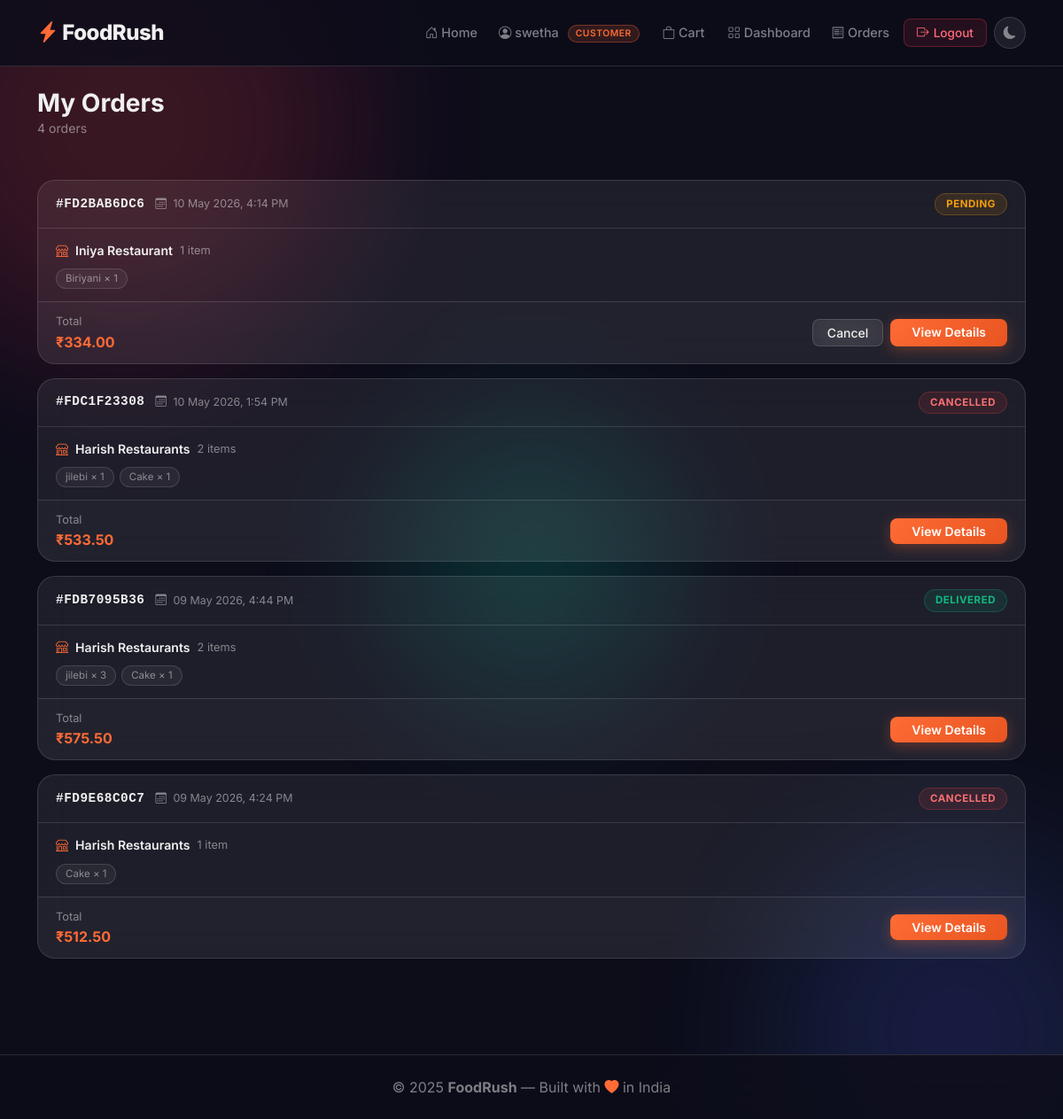
/orders/orders/ (signed in), run on the app's committed database.
### accounts/models.py (models this page shows, shortened)
class User(AbstractUser):
    ROLE_CHOICES = [('customer', 'Customer'), ('restaurant', 'Restaurant')]
    role = models.CharField(max_length=20, choices=ROLE_CHOICES, default='customer')
    phone = models.CharField(max_length=15, blank=True)
    profile_pic = models.ImageField(upload_to='profiles/', blank=True)

### orders/models.py (models this page shows, shortened)
class Order(models.Model):
    PAYMENT_METHOD = [
        ('cod',    'Cash on Delivery'),
        ('upi',    'UPI'),
        ('card',   'Credit / Debit Card'),
        ('wallet', 'Wallet'),
    ]
    ORDER_STATUS = [
        ('pending',    'Pending'),
        ('confirmed',  'Confirmed'),
        ('preparing',  'Preparing'),
        ('out',        'Out for Delivery'),
        ('delivered',  'Delivered'),
        ('cancelled',  'Cancelled'),
    ]
    order_number    = models.CharField(
        max_length=12,
        unique=True,
        editable=False
    )
    user            = models.ForeignKey(
        settings.AUTH_USER_MODEL,
        on_delete=models.SET_NULL,
        null=True,
        related_name='orders'
    )
    restaurant      = models.ForeignKey(
        RestaurantProfile,
        on_delete=models.SET_NULL,
        null=True,
        related_name='orders'
    )
    delivery_name   = models.CharField(max_length=100)
    delivery_phone  = models.CharField(max_length=15)
    delivery_address= models.TextField()
    delivery_city   = models.CharField(max_length=100)
    delivery_pincode= models.CharField(max_length=10)
    subtotal        = models.DecimalField(
        max_digits=10, decimal_places=2
    )
    delivery_fee    = models.DecimalField(
        max_digits=6, decimal_places=2, default=40
    )
    taxes           = models.DecimalField(
        max_digits=8, decimal_places=2, default=0
    )
    applied_offer_code = models.CharField(max_length=20, blank=True)
    discount_amount    = models.DecimalField(
        max_digits=8, decimal_places=2, default=0
    )
    created_at = models.DateTimeField(auto_now_add=True)
    updated_at = models.DateTimeField(auto_now=True)
    total_amount    = models.DecimalField(
        max_digits=10, decimal_places=2
    )
    payment_method  = models.CharField(
        max_length=10,
        choices=PAYMENT_METHOD,
        default='cod'
    )
    is_paid         = models.BooleanField(default=False)
    paid_at         = models.DateTimeField(null=True, blank=True)
    status          = models.CharField(
        max_length=15,
        choices=ORDER_STATUS,
        default='pending'
    )
    special_instructions = models.TextField(blank=True)
    placed_at       = models.DateTimeField(auto_now_add=True)
    updated_at      = models.DateTimeField(auto_now=True)
    estimated_delivery = models.DateTimeField(null=True, blank=True)
    class Meta:
        ordering    = ['-placed_at']
        verbose_name= 'Order'
    @property
    def can_cancel(self):
        return self.status in ('pending', 'confirmed')

class OrderItem(models.Model):
    order      = models.ForeignKey(
        Order,
        on_delete=models.CASCADE,
        related_name='items'
    )
    menu_item  = models.ForeignKey(
        MenuItem,
        on_delete=models.SET_NULL,
        null=True
    )
    item_name  = models.CharField(max_length=150)
    item_price = models.DecimalField(max_digits=8, decimal_places=2)
    item_type  = models.CharField(max_length=10, default='veg')
    quantity   = models.PositiveIntegerField()
    class Meta:
        verbose_name = 'Order Item'

### restaurants/models.py (models this page shows, shortened)
class RestaurantProfile(models.Model):
    CUISINE_CHOICES = [
        ('indian',      'Indian'),
        ('chinese',     'Chinese'),
        ('continental', 'Continental'),
        ('italian',     'Italian'),
        ('mexican',     'Mexican'),
        ('fast_food',   'Fast Food'),
        ('south_indian','South Indian'),
        ('north_indian','North Indian'),
        ('bakery',      'Bakery & Desserts'),
        ('beverages',   'Beverages'),
        ('other',       'Other'),
    ]
    VERIFICATION_STATUS = [
        ('pending',   'Pending Review'),
        ('approved',  'Approved'),
        ('rejected',  'Rejected'),
        ('suspended', 'Suspended'),
    ]
    user = models.OneToOneField(
        settings.AUTH_USER_MODEL,
        on_delete=models.CASCADE,
        related_name='restaurant_profile'
    )
    restaurant_name  = models.CharField(max_length=150)
    owner_name       = models.CharField(max_length=100)
    owner_email      = models.EmailField()
    owner_phone      = models.CharField(max_length=15)
    alternate_phone  = models.CharField(max_length=15, blank=True)
    cuisine_type     = models.CharField(max_length=30, choices=CUISINE_CHOICES, default='other')
    description      = models.TextField(blank=True)
    cover_image      = models.ImageField(
        upload_to=restaurant_image_path,
        blank=True, null=True
    )
    address_line1 = models.CharField(max_length=255)
    address_line2 = models.CharField(max_length=255, blank=True)
    city          = models.CharField(max_length=100)
    state         = models.CharField(max_length=100)
    pincode       = models.CharField(max_length=10)
    landmark      = models.CharField(max_length=150, blank=True)
    fssai_license_number   = models.CharField(max_length=20, unique=True)
    business_license_number= models.CharField(max_length=50, blank=True)
    gst_number             = models.CharField(max_length=20, blank=True)
    pan_number             = models.CharField(max_length=15, blank=True)
    opening_time   = models.TimeField(default='09:00')
    closing_time   = models.TimeField(default='22:00')
    avg_delivery_time = models.PositiveIntegerField(
        default=30, help_text="Average delivery time in minutes"
    )
    min_order_amount  = models.DecimalField(
        max_digits=8, decimal_places=2, default=0.00
    )
    is_open = models.BooleanField(default=True)
    accepts_online_orders = models.BooleanField(default=True)
    total_orders = models.PositiveIntegerField(default=0)
    is_verified         = models.BooleanField(default=False)
    verification_status = models.CharField(
        max_length=20,
        choices=VERIFICATION_STATUS,
        default='pending'
    )
    rejection_reason    = models.TextField(blank=True)
    verified_at         = models.DateTimeField(null=True, blank=True)
    verified_by         = models.ForeignKey(
        settings.AUTH_USER_MODEL,
        on_delete=models.SET_NULL,
        null=True, blank=True,
        related_name='verified_restaurants'
    )
    submitted_at = models.DateTimeField(auto_now_add=True)
    updated_at   = models.DateTimeField(auto_now=True)
    class Meta:
        verbose_name        = 'Restaurant Profile'
        verbose_name_plural = 'Restaurant Profiles'
        ordering            = ['-submitted_at']

### orders/views.py (the view)
@login_required
@customer_required
def order_history(request):
    orders = Order.objects.filter(
        user=request.user
    ).prefetch_related('items').order_by('-placed_at')
    return render(request, 'orders/order_history.html', {
        'orders': orders
    })

### templates/orders/order_history.html (shortened to what this page needs)
{% extends 'base.html' %}
{% load static %}
{% block extra_css %}
<link rel="stylesheet" href="{% static 'style/customer.css' %}">
<link rel="stylesheet" href="{% static 'style/checkout.css' %}">
{% endblock %}
{% block content %}
<div style="padding: 100px 0 60px;">
<div class="container">
    <div class="d-flex align-items-center gap-3 mb-5">
        <div>
            <h3 class="fw-700 mb-0">My Orders</h3>
            <p style="color:var(--text-muted);
                       font-size:0.88rem; margin:0;">
                {{ orders.count }} order{{ orders.count|pluralize }}
            </p>
        </div>
    </div>
    {% if orders %}
    <div class="orders-list">
        {% for order in orders %}
        <div class="order-card">
            <div class="order-card-header">
                <div class="order-meta">
                    <span class="order-number">
                        #{{ order.order_number }}
                    </span>
                    <span class="order-date">
                        <i class="bi bi-calendar3 me-1"></i>
                        {{ order.placed_at|date:"d M Y, g:i A" }}
                    </span>
                </div>
                <span class="order-status-badge status-{{ order.status }}">
                    {{ order.get_status_display }}
                </span>
            </div>
            <div class="order-card-body">
                <div class="order-restaurant">
                    <i class="bi bi-shop text-accent me-2"></i>
                    <span class="fw-600">
                        {{ order.restaurant.restaurant_name }}
                    </span>
                    <span style="color:var(--text-muted);
                                  font-size:0.8rem; margin-left:8px;">
                        {{ order.items.count }}
                        item{{ order.items.count|pluralize }}
                    </span>
                </div>
                <div class="order-items-preview">
                    {% for oi in order.items.all|slice:":3" %}
                    <span class="order-item-chip">
                        {{ oi.item_name }} × {{ oi.quantity }}
                    </span>
                    {% endfor %}
                </div>
            </div>
            <div class="order-card-footer">
                <div class="order-total">
                    <span style="color:var(--text-muted);
                                  font-size:0.8rem;">Total</span>
                    <span class="text-accent fw-700">
                        ₹{{ order.total_amount }}
                    </span>
                </div>
                <div class="d-flex gap-2">
                    {% if order.can_cancel %}
                    <form method="POST"
                          action="{% url 'cancel_order' order.order_number %}">
                        <button type="submit"
                                class="btn btn-glass btn-sm px-3"
                                onclick="return confirm(
                                    'Cancel this order?')">
                            Cancel
                        </button>
                    </form>
                    {% endif %}
                    <a href="{% url 'order_detail' order.order_number %}"
                       class="btn btn-accent btn-sm px-4">
                        View Details
                    </a>
                </div>
            </div>
        </div>
        {% endfor %}
    </div>
    {% endif %}
</div>
</div>
{% endblock %}

### templates/base.html (shortened to what this page needs)
{% load static %}
<!DOCTYPE html>
<html lang="en" data-theme="dark">
<head>
    <link href="https://cdn.jsdelivr.net/npm/bootstrap@5.3.0/dist/css/bootstrap.min.css"
          rel="stylesheet">
    <link href="https://cdn.jsdelivr.net/npm/bootstrap-icons@1.10.5/font/bootstrap-icons.css"
          rel="stylesheet">
    <link rel="stylesheet" href="{% static 'style/style.css' %}">
    {% block extra_css %}{% endblock %}
</head>
<body>
    <div class="bg-blob blob-1"></div>
    <div class="bg-blob blob-2"></div>
    <div class="bg-blob blob-3"></div>
    <nav class="navbar navbar-expand-lg glass-navbar fixed-top">
        <div class="container">
            <a class="navbar-brand brand-logo" href="{% url 'landing' %}">
                <i class="bi bi-lightning-charge-fill text-accent"></i>
                FoodRush
            </a>
            <div class="collapse navbar-collapse" id="navbarNav">
                <ul class="navbar-nav ms-auto align-items-center gap-2">
                    <li class="nav-item">
                        <a class="nav-link" href="{% url 'landing' %}">
                            <i class="bi bi-house-door"></i> Home
                        </a>
                    </li>
                    {% if user.is_authenticated %}
                        <li class="nav-item">
                            <span class="nav-link"
                                  style="color:var(--text-muted);">
                                <i class="bi bi-person-circle"></i>
                                {{ user.username }}
                                <span class="role-badge">
                                    {{ user.role }}
                                </span>
                            </span>
                        </li>
                        {% if user.role == 'customer' %}
                            <li class="nav-item">
                                <a class="nav-link cart-nav-link"
                                   href="{% url 'cart_detail' %}">
                                    <i class="bi bi-bag"></i>
                                    Cart
                                </a>
                            </li>
                            <li class="nav-item">
                                <a class="nav-link"
                                   href="{% url 'customer_dashboard' %}">
                                    <i class="bi bi-grid"></i>
                                    Dashboard
                                </a>
                            </li>
                            <li class="nav-item">
                                <a class="nav-link"
                                   href="{% url 'order_history' %}">
                                    <i class="bi bi-receipt"></i>
                                    Orders
                                </a>
                            </li>
                        {% endif %}
                        <li class="nav-item">
                            <a class="btn btn-glass-danger btn-sm"
                               href="{% url 'logout' %}">
                                <i class="bi bi-box-arrow-right"></i>
                                Logout
                            </a>
                        </li>
                    {% endif %}
                    <li class="nav-item">
                        <button class="theme-toggle-btn"
                                id="themeToggle"
                                title="Toggle theme"
                                aria-label="Toggle theme">
                            <i class="bi bi-moon-fill"
                               id="themeIcon"></i>
                        </button>
                    </li>
                </ul>
            </div>
        </div>
    </nav>
    <main>{% block content %}{% endblock %}</main>
    <footer class="glass-footer mt-5 py-4">
        <div class="container text-center">
            <p class="mb-0 text-muted-light">
                © 2025 <strong>FoodRush</strong> —
                Built with
                <i class="bi bi-heart-fill text-accent"></i>
                in India
            </p>
        </div>
    </footer>
</body>
</html>

### data on the page
User: username "swetha", role "CUSTOMER"
Order: order_number "FD2BAB6DC6", placed_at "10 May 2026, 4:14 PM", status "PENDING", restaurant.restaurant_name "Iniya Restaurant", items.count "1", total_amount "334.00", shows "Cancel"
OrderItem: item_name "Biriyani", quantity "1"
Order: order_number "FDC1F23308", placed_at "10 May 2026, 1:54 PM", status "CANCELLED", restaurant.restaurant_name "Harish Restaurants", items.count "2", total_amount "533.50"
OrderItem: item_name "jilebi", quantity "1"
OrderItem: item_name "Cake", quantity "1"
Order: order_number "FDB7095B36", placed_at "09 May 2026, 4:44 PM", status "DELIVERED", restaurant.restaurant_name "Harish Restaurants", items.count "2", total_amount "575.50"
OrderItem: item_name "jilebi", quantity "3"
OrderItem: item_name "Cake", quantity "1"
Order: order_number "FD9E68C0C7", placed_at "09 May 2026, 4:24 PM", status "CANCELLED", restaurant.restaurant_name "Harish Restaurants", items.count "1", total_amount "512.50"
OrderItem: item_name "Cake", quantity "1"

### other printed values
{{ orders.count }} "4"
